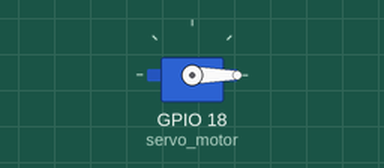
Bench run of a program on a simulated Raspberry Pi (BCM pin numbers). Shown: servo. Servo angles are drawn from the pulse width (0.5 ms = 0°, 2.5 ms = 180°).

Above: at 0.05 s.
At 2.05 s:
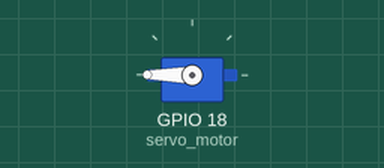
At 4.0 s:
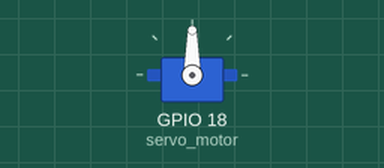
Timing chart, 0 to 5.2 s (numbered marks = the images above):
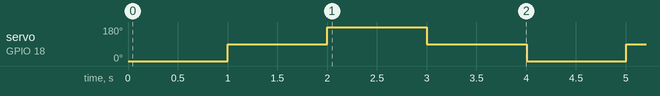

The program:

15.servo_motor.py
```python
import pigpio
import time

pi = pigpio.pi()
servo_motor = 18  # pin 12 in BOARD mode
pi.set_mode(servo_motor, pigpio.OUTPUT)

try:
    while True:
        pi.set_servo_pulsewidth(servo_motor, 500)  # 90 degrees
        time.sleep(1)

        pi.set_servo_pulsewidth(servo_motor, 1500)  # 0 degrees
        time.sleep(1)

        pi.set_servo_pulsewidth(servo_motor, 2500)  # -90 degrees
        time.sleep(1)

        pi.set_servo_pulsewidth(servo_motor, 1500)  # 0 degrees
        time.sleep(1)

except KeyboardInterrupt:
    pass
finally:
    pi.set_servo_pulsewidth(servo_motor, 0)
    pi.stop()
```

Measured:
- by itself, servo on GPIO 18 (servo_motor): repeats every 4.0 s: 180° 1.0 s, 90° 1.0 s, 0° 1.0 s, 90° 1.0 s
